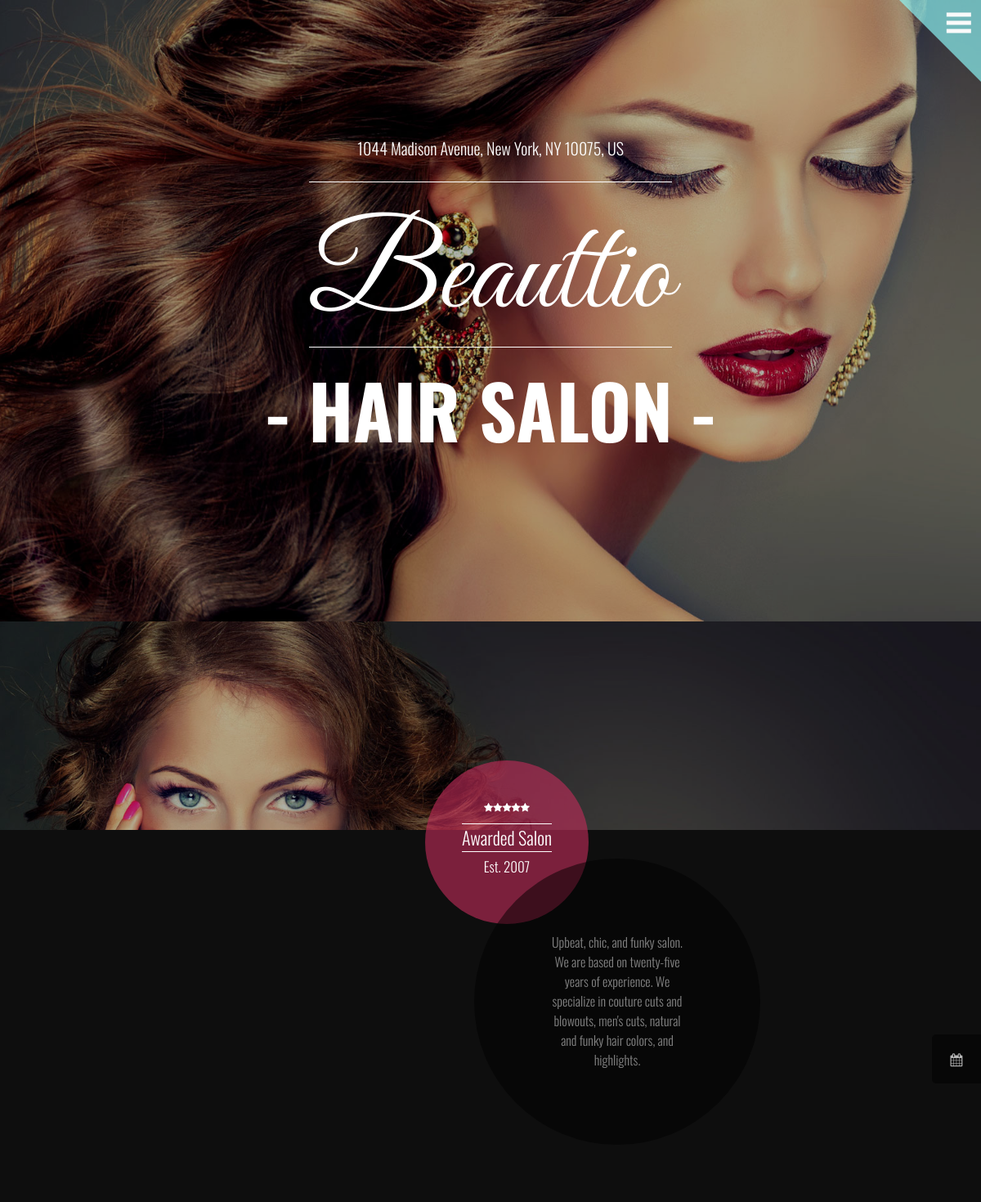
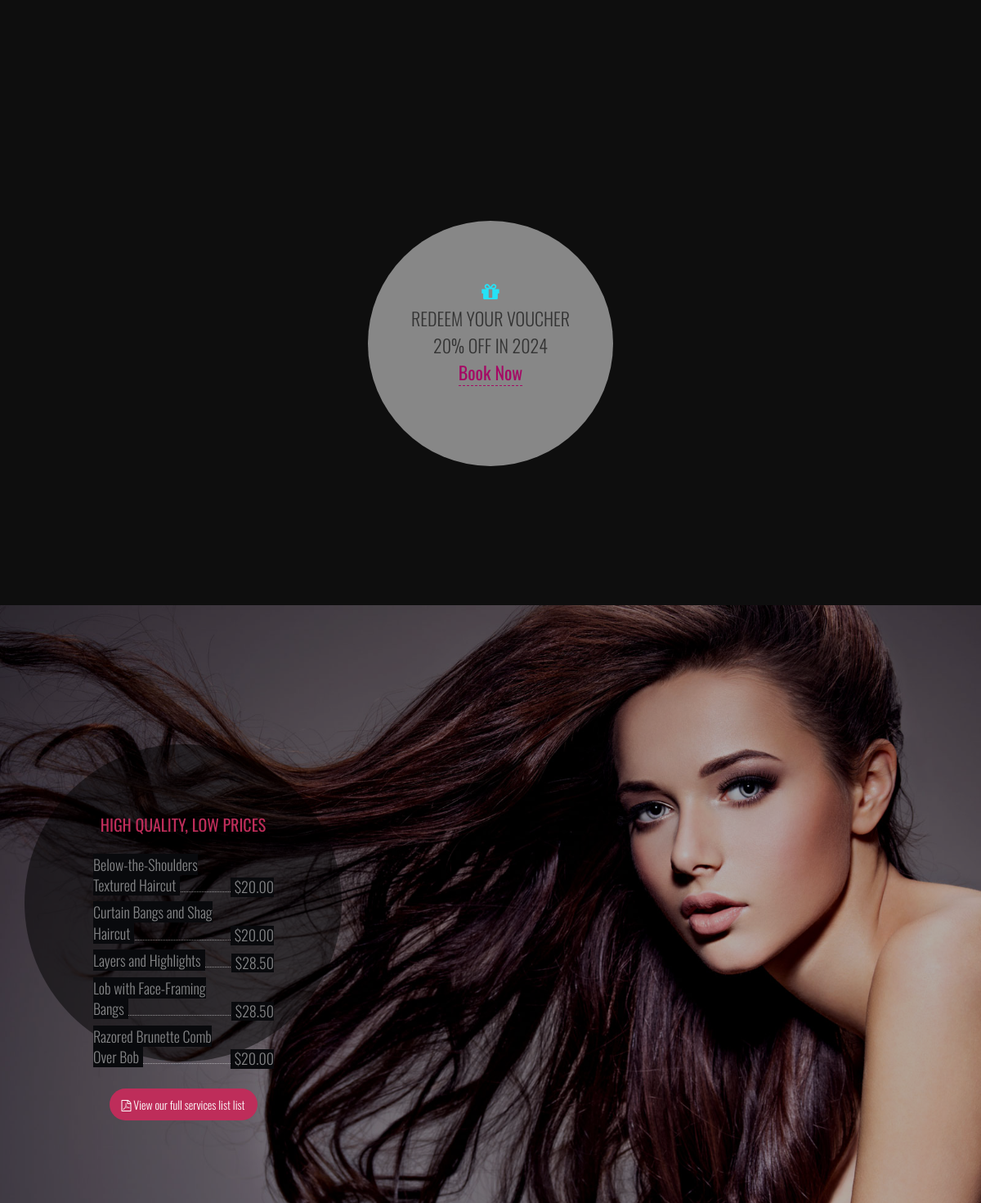
The page / on the database its author committed (2 pictures, top to bottom).
### HairSaloon/services/models.py (models this page shows, shortened)
class Service(models.Model):
    M_F_C_CHOICE = (
        ('male', 'male'),
        ('female', 'female'),
        ('child', 'child'),
    )
    class Meta:
        ordering = ['name', ]
    name = models.CharField(max_length=100, unique=True)
    male_female_child = models.CharField(max_length=6, choices=M_F_C_CHOICE)
    description = models.TextField()
    duration = models.IntegerField(help_text="Duration in minutes")
    price = models.DecimalField(max_digits=6, decimal_places=2)
    haircut_url = models.URLField(max_length=1024, blank=True, null=True)
    haircut_photo = models.ImageField(upload_to='haircut_images/', blank=True, null=True)
    def __str__(self):
        return self.name

### HairSaloon/common/views.py (the view)
# urls.py: path('', IndexView.as_view(), name='index'),
class IndexView(views.ListView):
    template_name = 'common/index.html'
    def get_queryset(self):
        return Service.objects.all()[:5]

### templates/common/index.html (shortened to what this page needs)
{% extends 'base.html' %}
{% load static %}
{% block content %}
    <body class="frontpage">
    {% include 'partials/menu_and_calendar.html' %}
    <div class="container">
        <section class="background">
            <div class="content-wrapper">
                <div class="intro">
                    <h1><span class="smaller wow zoomIn" data-wow-duration="2s" data-wow-delay="0.5">1044 Madison Avenue, New York, NY 10075, US</span>
                        <span class="big wow pulse" data-wow-duration="1s" data-wow-delay="0s">Beauttio</span><br/>
                        <span class="small wow fadeIn" data-wow-duration="2s"
                              data-wow-delay="0.5s">- HAIR SALON -</span>
                    </h1>
                </div>
            </div>
        </section>
        <section class="background">
            <div class="content-wrapper">
                <div class="about">
                    <div class="aboutbadge">
				<span><i class="fa fa-star"></i><i class="fa fa-star"></i><i class="fa fa-star"></i><i
                        class="fa fa-star"></i><i class="fa fa-star"></i><br/>
				<span class="border">Awarded Salon</span><br/>
				Est. 2007</span>
                    </div>
                    <div class="aboutbadge black">
                        <span>Upbeat, chic, and funky salon. We are based on twenty-five years of experience. We specialize in couture cuts and blowouts, men's cuts, natural and funky hair colors, and highlights. </span>
                    </div>
                </div>
            </div>
        </section>
        <section class="background">
            <div class="content-wrapper">
                <div class="voucher">
                    <div class="voucher-whitetransparent">
                        <h2><i class="fa fa-gift"></i><br/>REDEEM YOUR VOUCHER<br/>20% OFF IN 2024<br/><a
                                href="{% url 'dashboard' %}">Book
                            Now</a></h2>
                    </div>
                </div>
            </div>
        </section>
        <section class="background">
            <div class="content-wrapper">
                <div class="pricingbadge">
                    <h4>High Quality, Low Prices</h4>
                    <ul class="pricing_menu__list">
                        {% for service in object_list %}
                            <li class="pricing_menu__row">
                                <div class="pricing_menu__meal">
                                    <span>{{ service }}</span>
                                </div>
                                <span class="pricing_menu__price">${{ service.price }}</span>
                            </li>
                        {% endfor %}
                        <a class="fullpricelist" href="{% url 'list_services' %}"><i class="fa fa-file-pdf-o"></i> View
                            our full services list
                            list</a>
                    </ul>
                </div>
            </div>
        </section>
    </div>
    </body>
{% endblock %}

### rows shown on the page
Service: name "Below-the-Shoulders Textured Haircut", price "20.00"
Service: name "Curtain Bangs and Shag Haircut", price "20.00"
Service: name "Layers and Highlights", price "28.50"
Service: name "Lob with Face-Framing Bangs", price "28.50"
Service: name "Razored Brunette Comb Over Bob", price "20.00"
